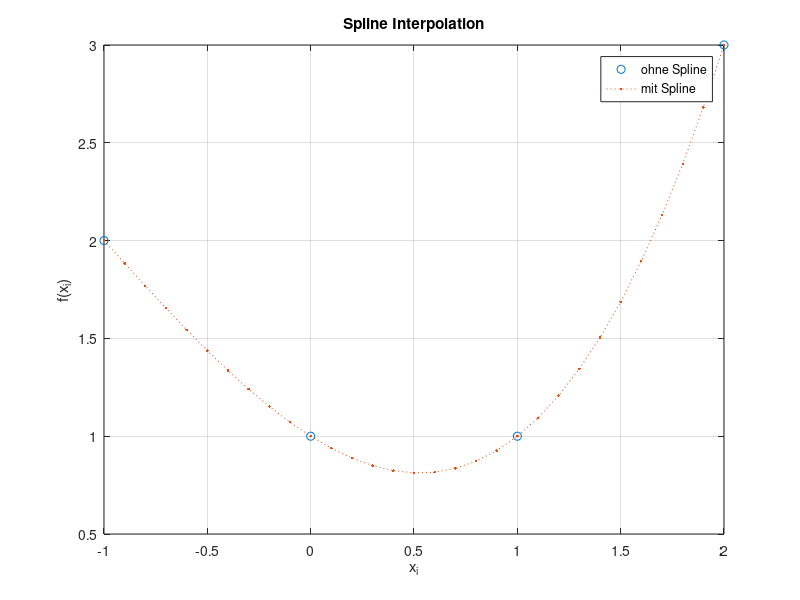

Reproduce this figure in MATLAB.
%
% Signalverarbeitung
% Gruppe 12
%

clear;
clc;

%% Aufgabe 3: Lineare Splines

xi = [-1 0 1 2]; % xi
fi = [2 1 1 3]; % Funktion f(x)

xi_neu = [-1:0.1:2]; % neu xi, Intervallen = 0.1
P_x = interp1(xi,fi,xi_neu,'spline'); % linearer Spline Interpolation

% Skizzieren das Ergebnis
figure(2)
plot(xi,fi,'o',xi_neu,P_x,':.');
grid on
xlabel('x_i')
ylabel('f(x_i)')
title('Spline Interpolation')
legend('ohne Spline','mit Spline')
print('Spline Interpolation','-dpng')



